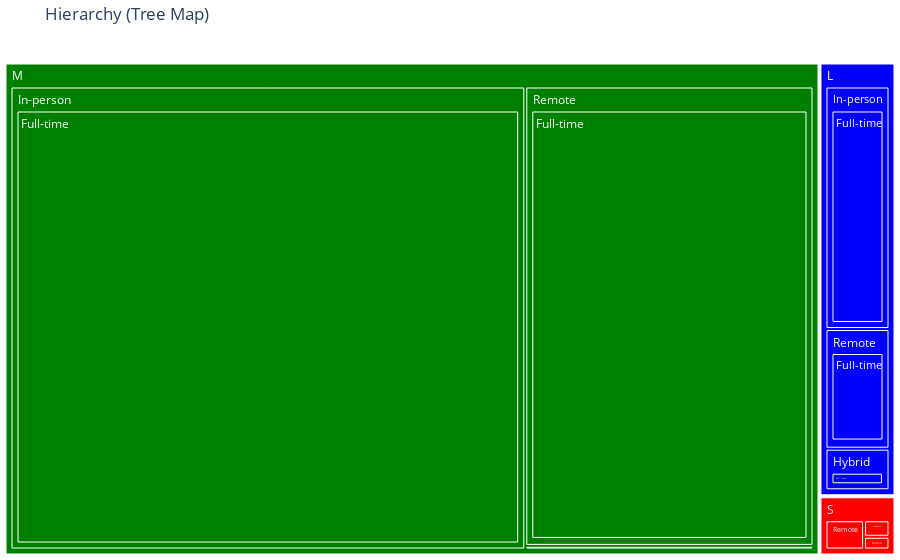

The notebook cell saved with this chart:
### Code cell
import plotly.express as px

# Assuming you have a DataFrame df
fig = px.treemap(df, 
                 path=['company_size', 'work_setting', 'employment_type'], 
                 values='salary_in_usd',
                 title='Hierarchy (Tree Map)',
                 color='company_size',  # Color represents company size
                 color_discrete_map={'S': 'red', 'M': 'green', 'L': 'blue'},  # Assign colors to each category
                 hover_data=['job_title', 'salary_in_usd'],
                 labels={'salary_in_usd': 'Average Salary (USD)'}
                )

fig.update_layout(margin=dict(l=0, r=0, b=0, t=40))

fig.show()

### Figure 1 — Plotly figure (JSON) as saved in the notebook; plotly's stock layout.template omitted (floating-point values rounded to 4 significant figures)
{"data": [{"branchvalues": "total", "customdata": [["Staff Data Analyst", 44753, "L"], ["(?)", 8680151, "S"], ["(?)", 457957980, "M"], ["(?)", 50286, "S"], ["(?)", 10870227, "L"], ["Data Scientist", 100000, "M"], ["(?)", 175682, "S"], ["Data Scientist", 191300, "M"], ["(?)", 113117, "L"], ["(?)", 166000, "M"], ["(?)", 3613957, "M"], ["(?)", 2498063, "S"], ["(?)", 63392261, "L"], ["(?)", 824526993, "M"], ["(?)", 3233959, "S"], ["(?)", 31278190, "L"], ["(?)", 105540678, "L"], ["(?)", 71606, "L"], ["(?)", 7682365, "S"], ["(?)", 456947606, "M"], ["(?)", 30528822, "L"], ["Product Data Analyst", 83200, "S"], ["Sales Data Analyst", 60000, "M"], ["(?)", 636251, "L"], ["(?)", 584374, "M"], ["(?)", 816500, "S"], ["(?)", 95555, "M"], ["Machine Learning Researcher", 50000, "S"], ["Data Engineer", 20000, "L"], ["Business Data Analyst", 36000, "S"], ["(?)", 260000, "M"], ["(?)", 131000, "S"], ["(?)", 10753868, "L"], ["(?)", 3418402, "M"], ["(?)", 2189181, "S"], ["(?)", 63372261, "L"], ["(?)", 824275693, "M"], ["(?)", 3197959, "S"], ["(?)", 1286098930, "M"], ["(?)", 14412173, "S"]], "domain": {"x": [0, 1], "y": [0, 1]}, "hovertemplate": "labels=%{label}<br>Average Salary (USD)=%{customdata[1]}<br>parent=%{parent}<br>id=%{id}<br>job_title=%{customdata[0]}<br>company_size=%{customdata[2]}<extra></extra>", "ids": ["L/Hybrid/Contract", "S/Remote", "M/Remote", "S/Remote/Part-time", "L/Hybrid", "M/Hybrid/Part-time", "S/Hybrid/Part-time", "M/In-person/Part-time", "L/Remote/Part-time", "M/Remote/Part-time", "M/Hybrid", "S/Hybrid", "L/In-person", "M/In-person", "S/In-person", "L/Remote", "L", "L/Hybrid/Part-time", "S/Remote/Full-time", "M/Remote/Full-time", "L/Remote/Full-time", "S/Hybrid/Contract", "M/In-person/Contract", "L/Remote/Contract", "M/Remote/Contract", "S/Remote/Contract", "M/Hybrid/Freelance", "S/Hybrid/Freelance", "L/In-person/Freelance", "S/In-person/Freelance", "M/Remote/Freelance", "S/Remote/Freelance", "L/Hybrid/Full-time", "M/Hybrid/Full-time", "S/Hybrid/Full-time", "L/In-person/Full-time", "M/In-person/Full-time", "S/In-person/Full-time", "M", "S"], "labels": ["Contract", "Remote", "Remote", "Part-time", "Hybrid", "Part-time", "Part-time", "Part-time", "Part-time", "Part-time", "Hybrid", "Hybrid", "In-person", "In-person", "In-person", "Remote", "L", "Part-time", "Full-time", "Full-time", "Full-time", "Contract", "Contract", "Contract", "Contract", "Contract", "Freelance", "Freelance", "Freelance", "Freelance", "Freelance", "Freelance", "Full-time", "Full-time", "Full-time", "Full-time", "Full-time", "Full-time", "M", "S"], "marker": {"colors": ["blue", "red", "green", "red", "blue", "green", "red", "green", "blue", "green", "green", "red", "blue", "green", "red", "blue", "blue", "blue", "red", "green", "blue", "red", "green", "blue", "green", "red", "green", "red", "blue", "red", "green", "red", "blue", "green", "red", "blue", "green", "red", "green", "red"]}, "name": "", "parents": ["L/Hybrid", "S", "M", "S/Remote", "L", "M/Hybrid", "S/Hybrid", "M/In-person", "L/Remote", "M/Remote", "M", "S", "L", "M", "S", "L", "", "L/Hybrid", "S/Remote", "M/Remote", "L/Remote", "S/Hybrid", "M/In-person", "L/Remote", "M/Remote", "S/Remote", "M/Hybrid", "S/Hybrid", "L/In-person", "S/In-person", "M/Remote", "S/Remote", "L/Hybrid", "M/Hybrid", "S/Hybrid", "L/In-person", "M/In-person", "S/In-person", "", ""], "type": "treemap", "values": [44753, 8680151, 457957980, 50286, 10870227, 100000, 175682, 191300, 113117, 166000, 3613957, 2498063, 63392261, 824526993, 3233959, 31278190, 105540678, 71606, 7682365, 456947606, 30528822, 83200, 60000, 636251, 584374, 816500, 95555, 50000, 20000, 36000, 260000, 131000, 10753868, 3418402, 2189181, 63372261, 824275693, 3197959, 1286098930, 14412173]}], "layout": {"legend": {"tracegroupgap": 0}, "margin": {"b": 0, "l": 0, "r": 0, "t": 40}, "title": {"text": "Hierarchy (Tree Map)"}}}
